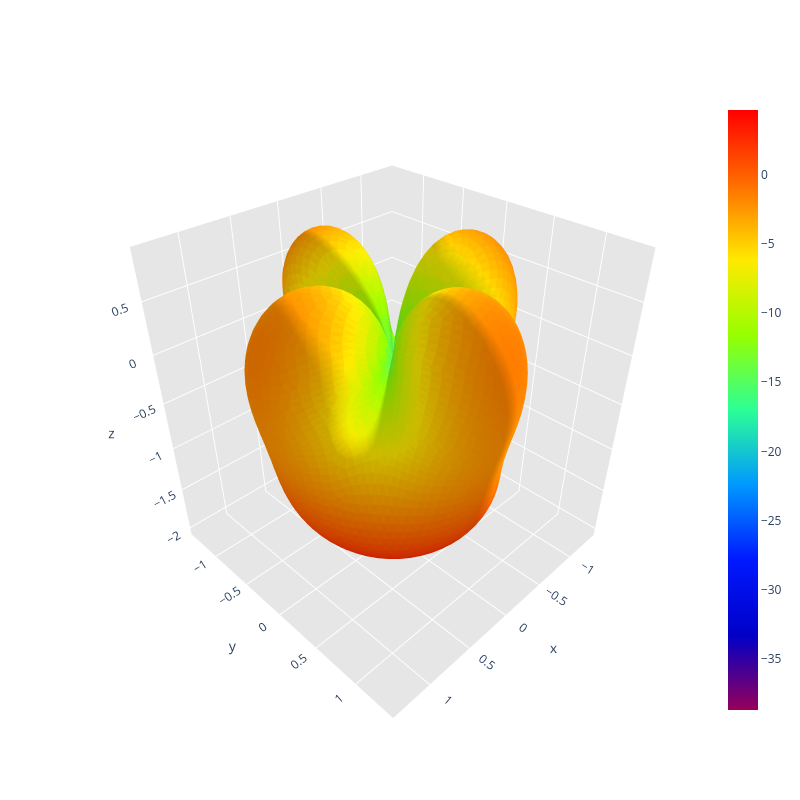

The notebook cell saved with this chart:
### Code cell
display_rhcp_gain(path)

### Figure 1 — Plotly figure (JSON) as saved in the notebook; plotly's stock layout.template omitted (floating-point values rounded to 4 significant figures; data arrays with more than 128 entries replaced by an {"elided": "..."} marker saying what was removed)
{"data": [{"facecolor": {"elided": "10296 str values"}, "i": {"elided": "10296 int values"}, "j": {"elided": "10296 int values"}, "k": {"elided": "10296 int values"}, "name": "", "type": "mesh3d", "x": {"elided": "5150 float values"}, "y": {"elided": "5150 float values"}, "z": {"elided": "5150 float values"}}, {"hoverinfo": "none", "marker": {"color": [-38.67, 4.659], "colorscale": [[0, "rgb(150, 0, 90)"], [0.125, "rgb(0, 0, 200)"], [0.25, "rgb(0, 25, 255)"], [0.375, "rgb(0, 152, 255)"], [0.5, "rgb(44, 255, 150)"], [0.625, "rgb(151, 255, 0)"], [0.75, "rgb(255, 234, 0)"], [0.875, "rgb(255, 111, 0)"], [1, "rgb(255, 0, 0)"]], "showscale": true, "size": 0.1}, "mode": "markers", "showlegend": false, "type": "scatter3d", "x": [6.123e-20], "y": [-1.5e-35], "z": [0.001]}], "layout": {"height": 800, "scene": {"aspectratio": {"x": 0.9298, "y": 0.9341, "z": 1}, "xaxis": {"backgroundcolor": "rgb(230, 230, 230)", "gridcolor": "rgb(255, 255, 255)", "showbackground": true, "zerolinecolor": "rgb(255, 255, 255)"}, "yaxis": {"backgroundcolor": "rgb(230, 230, 230)", "gridcolor": "rgb(255, 255, 255)", "showbackground": true, "zerolinecolor": "rgb(255, 255, 255)"}, "zaxis": {"backgroundcolor": "rgb(230, 230, 230)", "gridcolor": "rgb(255, 255, 255)", "showbackground": true, "zerolinecolor": "rgb(255, 255, 255)"}}, "title": {"text": ""}, "width": 800}}
